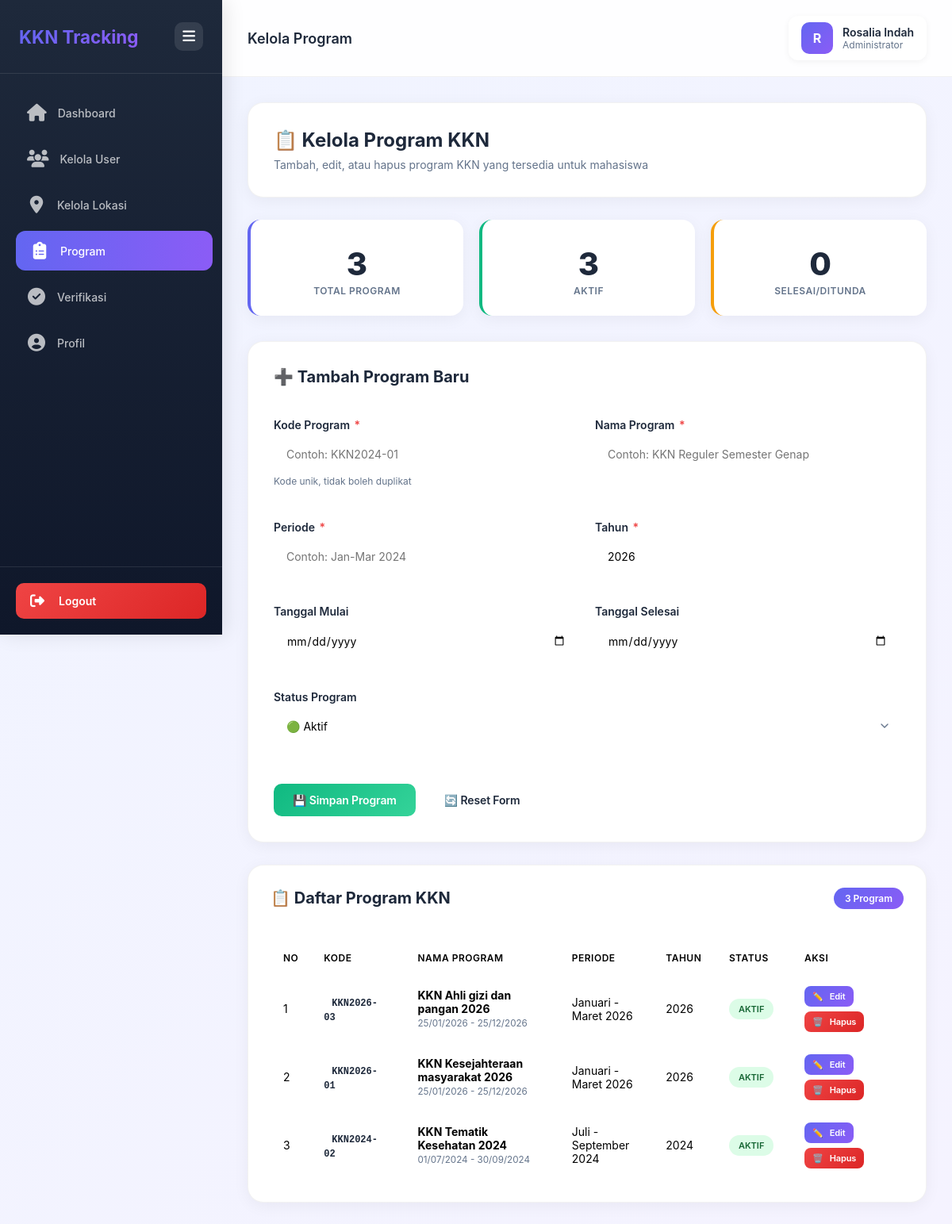
/Admin/kelola_program.php (signed in), run on the app's committed database.
### tables this page shows
CREATE TABLE `program_kkn` (
  `id` int NOT NULL AUTO_INCREMENT,
  `kode_program` varchar(20) NOT NULL,
  `nama_program` varchar(150) NOT NULL,
  `periode` varchar(50) NOT NULL,
  `tahun` year NOT NULL,
  `tanggal_mulai` date DEFAULT NULL,
  `tanggal_selesai` date DEFAULT NULL,
  `status` enum('aktif','selesai','ditunda') DEFAULT 'aktif',
  `created_at` timestamp NOT NULL DEFAULT CURRENT_TIMESTAMP,
  PRIMARY KEY (`id`),
  UNIQUE KEY `kode_program` (`kode_program`),
  KEY `idx_tahun` (`tahun`),
  KEY `idx_status` (`status`)
);

### Admin/kelola_program.php (the view, shortened to what this page needs)
<?php
$database = new Database();
$pdo = $database->getConnection();
$edit_mode = false;
$edit_data = null;
$stmt = $pdo->query("SELECT * FROM program_kkn ORDER BY tahun DESC, created_at DESC");
$program_list = $stmt->fetchAll(PDO::FETCH_ASSOC);
$total_program = count($program_list);
$aktif_count = $pdo->query("SELECT COUNT(*) FROM program_kkn WHERE status='aktif'")->fetchColumn();
?>
<!DOCTYPE html>
<html lang="id">
<head>
</head>
<body>
<link rel="stylesheet" href="https://cdnjs.cloudflare.com/ajax/libs/font-awesome/6.5.1/css/all.min.css">
<aside class="sidebar" id="sidebar">
    <div class="sidebar-header">
        <div class="sidebar-brand">KKN Tracking</div>
        <button class="toggle-btn" onclick="toggleSidebar()" title="Toggle Menu">
            <i class="fa-solid fa-bars"></i>
        </button>
    </div>
    <nav class="sidebar-menu">
        <a href="dashboard.php" class="menu-item">
            <span class="menu-icon">
                <i class="fa-solid fa-house"></i>
            </span>
            <span class="menu-text">Dashboard</span>
        </a>
        <a href="kelola_user.php" class="menu-item">
            <span class="menu-icon">
                <i class="fa-solid fa-users"></i>
            </span>
            <span class="menu-text">Kelola User</span>
        </a>
        <a href="kelola_lokasi.php" class="menu-item">
            <span class="menu-icon">
                <i class="fa-solid fa-location-dot"></i>
            </span>
            <span class="menu-text">Kelola Lokasi</span>
        </a>
        <a href="kelola_program.php" class="menu-item active">
            <span class="menu-icon">
                <i class="fa-solid fa-clipboard-list"></i>
            </span>
            <span class="menu-text">Program</span>
        </a>
        <a href="verifikasi_laporan.php" class="menu-item">
            <span class="menu-icon">
                <i class="fa-solid fa-circle-check"></i>
            </span>
            <span class="menu-text">Verifikasi</span>
        </a>
        <a href="profil.php" class="menu-item">
            <span class="menu-icon">
                <i class="fa-solid fa-circle-user"></i>
            </span>
            <span class="menu-text">Profil</span>
        </a>
    </nav>
    <div class="sidebar-footer">
        <a href="../logout.php" class="logout-btn">
            <span class="logout-icon">
                <i class="fa-solid fa-right-from-bracket"></i>
            </span>
            <span class="logout-text">Logout</span>
        </a>
    </div>
</aside>
    <main class="main-content">
        <div class="top-bar">
            <div class="page-title">Kelola Program</div>
            <div class="user-info">
                <div class="user-avatar"><?= strtoupper(substr($_SESSION['nama'], 0, 1)) ?></div>
                <div class="user-details">
                    <div class="user-name"><?= htmlspecialchars($_SESSION['nama']) ?></div>
                    <div class="user-role">Administrator</div>
                </div>
            </div>
        </div>
        <div class="container">
            <div class="page-header">
                <h1 class="page-title-main">📋 Kelola Program KKN</h1>
                <p class="page-subtitle">Tambah, edit, atau hapus program KKN yang tersedia untuk mahasiswa</p>
            </div>
            <div class="stats-row">
                <div class="stat-card total">
                    <h4><?= $total_program ?></h4>
                    <p>Total Program</p>
                </div>
                <div class="stat-card active">
                    <h4><?= $aktif_count ?></h4>
                    <p>Aktif</p>
                </div>
                <div class="stat-card other">
                    <h4><?= $total_program - $aktif_count ?></h4>
                    <p>Selesai/Ditunda</p>
                </div>
            </div>
            <div class="form-card">
                <div class="form-title">
                    <span>
                        <?= $edit_mode ? '✏️ Edit Program KKN' : '➕ Tambah Program Baru' ?>
                    </span>
                </div>
                <form method="POST">
                    <div class="form-row">
                        <div class="form-group">
                            <label>Kode Program <span class="required">*</span></label>
                            <input type="text" name="kode_program" class="form-control"
                                   value="<?= htmlspecialchars($edit_data['kode_program'] ?? '') ?>"
                                   required placeholder="Contoh: KKN2024-01" maxlength="20">
                            <div class="form-note">Kode unik, tidak boleh duplikat</div>
                        </div>
                        <div class="form-group">
                            <label>Nama Program <span class="required">*</span></label>
                            <input type="text" name="nama_program" class="form-control"
                                   value="<?= htmlspecialchars($edit_data['nama_program'] ?? '') ?>"
                                   required placeholder="Contoh: KKN Reguler Semester Genap">
                        </div>
                    </div>
                    <div class="form-row">
                        <div class="form-group">
                            <label>Periode <span class="required">*</span></label>
                            <input type="text" name="periode" class="form-control"
                                   value="<?= htmlspecialchars($edit_data['periode'] ?? '') ?>"
                                   required placeholder="Contoh: Jan-Mar 2024">
                        </div>
                        <div class="form-group">
                            <label>Tahun <span class="required">*</span></label>
                            <input type="number" name="tahun" class="form-control"
                                   value="<?= htmlspecialchars($edit_data['tahun'] ?? date('Y')) ?>"
                                   required min="2020" max="2030">
                        </div>
                    </div>
                    <div class="form-row">
                        <div class="form-group">
                            <label>Tanggal Mulai</label>
                            <input type="date" name="tanggal_mulai" class="form-control"
                                   value="<?= htmlspecialchars($edit_data['tanggal_mulai'] ?? '') ?>">
                        </div>
                        <div class="form-group">
                            <label>Tanggal Selesai</label>
                            <input type="date" name="tanggal_selesai" class="form-control"
                                   value="<?= htmlspecialchars($edit_data['tanggal_selesai'] ?? '') ?>">
                        </div>
                    </div>
                    <div class="form-group">
                        <label>Status Program</label>
                        <select name="status" class="form-control">
                            <option value="aktif" <?= ($edit_data['status'] ?? '') == 'aktif' ? 'selected' : '' ?>>🟢 Aktif</option>
                        </select>
                    </div>
                    <div class="btn-group">
                        <?php if ($edit_mode): ?>
                            <button type="submit" class="btn btn-warning">💾 Update Program</button>
                            <a href="kelola_program.php" class="btn btn-secondary">Batal</a>
                        <?php else: ?>
                            <button type="submit" class="btn btn-success">💾 Simpan Program</button>
                            <button type="reset" class="btn btn-secondary">🔄 Reset Form</button>
                        <?php endif; ?>
                    </div>
                </form>
            </div>
            <div class="table-section">
                <div class="table-title">
                    <span>📋 Daftar Program KKN</span>
                    <span class="table-badge"><?= $total_program ?> Program</span>
                </div>
                <?php if ($total_program > 0): ?>
                <div class="table-responsive">
                    <table>
                        <thead>
                            <tr>
                                <th width="5%">No</th>
                                <th width="15%">Kode</th>
                                <th width="25%">Nama Program</th>
                                <th width="15%">Periode</th>
                                <th width="10%">Tahun</th>
                                <th width="12%">Status</th>
                                <th width="18%">Aksi</th>
                            </tr>
                        </thead>
                        <tbody>
                            <?php $no = 1; foreach ($program_list as $prog): ?>
                            <tr>
                                <td><?= $no++ ?></td>
                                <td><span class="prog-code"><?= htmlspecialchars($prog['kode_program']) ?></span></td>
                                <td>
                                    <strong><?= htmlspecialchars($prog['nama_program']) ?></strong>
                                    <?php if ($prog['tanggal_mulai'] && $prog['tanggal_selesai']): ?>
                                    <br><small style="color:var(--gray);">
                                        <?= date('d/m/Y', strtotime($prog['tanggal_mulai'])) ?> - <?= date('d/m/Y', strtotime($prog['tanggal_selesai'])) ?>
                                    </small>
                                    <?php endif; ?>
                                </td>
                                <td><?= htmlspecialchars($prog['periode']) ?></td>
                                <td><?= $prog['tahun'] ?></td>
                                <td>
                                    <span class="badge badge-<?= $prog['status'] ?>">
                                        <?= ucfirst($prog['status']) ?>
                                    </span>
                                </td>
                                <td>
                                    <div class="action-buttons">
                                        <a href="?edit=<?= $prog['id'] ?>"
                                           class="btn btn-primary btn-sm"
                                           title="Edit Program">
                                            <span>✏️</span>
                                            <span class="btn-text">Edit</span>
                                        </a>
                                        <a href="?hapus=<?= $prog['id'] ?>"
                                           class="btn btn-danger btn-sm"
                                           onclick="return confirm('Hapus program <?= addslashes($prog['nama_program']) ?>?\n\n⚠️ Pastikan tidak ada mahasiswa aktif di program ini!')"
                                           title="Hapus Program">
                                            <span>🗑️</span>
                                            <span class="btn-text">Hapus</span>
                                        </a>
                                    </div>
                                </td>
                            </tr>
                            <?php endforeach; ?>
                        </tbody>
                    </table>
                </div>
                <?php endif; ?>
            </div>
        </div>
    </main>
</body>
</html>

### data on the page
program_kkn: kode_program "KKN2026-03", nama_program "KKN Ahli gizi dan pangan 2026", tanggal_mulai "25/01/2026", tanggal_selesai "25/12/2026", periode "Januari - Maret 2026", tahun "2026", status "AKTIF"
program_kkn: kode_program "KKN2026-01", nama_program "KKN Kesejahteraan masyarakat 2026", tanggal_mulai "25/01/2026", tanggal_selesai "25/12/2026", periode "Januari - Maret 2026", tahun "2026", status "AKTIF"
program_kkn: kode_program "KKN2024-02", nama_program "KKN Tematik Kesehatan 2024", tanggal_mulai "01/07/2024", tanggal_selesai "30/09/2024", periode "Juli - September 2024", tahun "2024", status "AKTIF"

### other printed values
substr($_SESSION['nama'], 0, 1) "R"
$_SESSION['nama'] "Rosalia Indah"
$total_program "3"
$aktif_count "3"
$total_program - $aktif_count "0"
